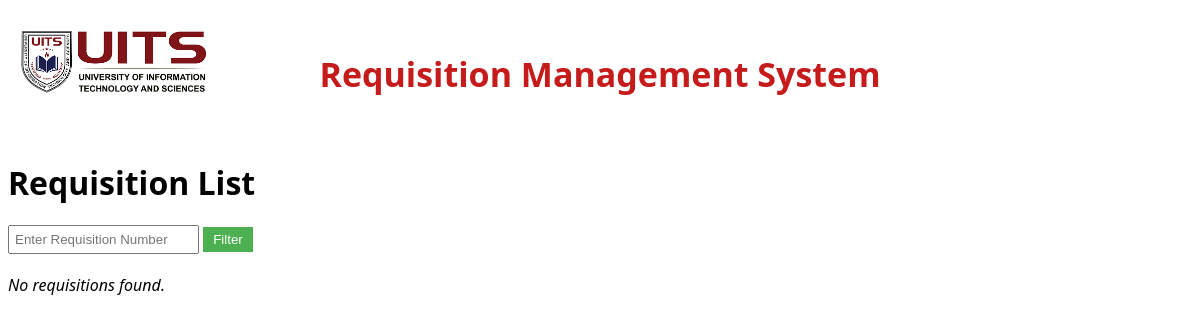
The app's page /homepage/requisition/list/naveen31/, older data.
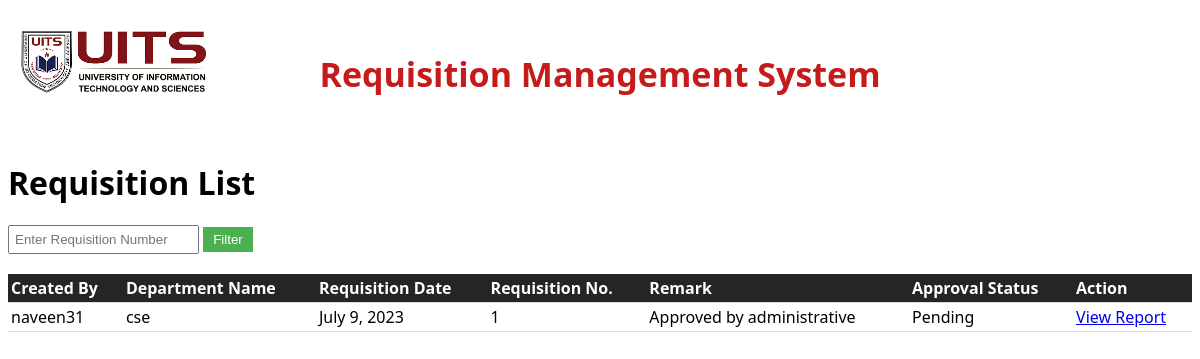
The same page, newer data.
### apps/models.py (models this page shows, shortened)
class Requisition(models.Model):
    user_name = models.CharField(max_length=100)
    department_name = models.CharField(max_length=100)
    requisition_date = models.DateField(default=datetime.today())
    requisition_no = models.AutoField(primary_key=True)
    remark = models.TextField(blank=True)
    role_choices=(
        ('Department Head','Department Head'),
        ('Store Executive','Store Executive'),
         ('Administration','Administration'),
    )
    approval_role = models.CharField(max_length=100, choices=role_choices, default='Department Head')
    APPROVAL_CHOICES = (
        ('PENDING', 'Pending'),
        ('APPROVED', 'Approved'),
        ('REJECTED', 'Rejected'),
    )
    approval_status = models.CharField(max_length=10, choices=APPROVAL_CHOICES, default='PENDING')

### apps/views.py (the view)
# urls.py: path('homepage/requisition/list/<str:username>/', views.requisition_list, name='requisition_list'),
def requisition_list(request,username):
    requisition_number = request.GET.get('requisition_number')
    if requisition_number:
        requisitions = Requisition.objects.filter(requisition_no=requisition_number,user_name=username)
    else:
        requisitions = Requisition.objects.filter(user_name=username)
    return render(request, 'requisition_list.html', {'requisitions': requisitions})

### apps/templates/requisition_list.html (shortened to what this page needs)
<!DOCTYPE html>
<html>
<head>
</head>
<body>
    <div class="banner">
        <h1>Requisition Management System</h1>
        <div class="logo">
            <img src="/static/images/logo.png" alt="Logo">
        </div>
    </div>
    <h1>Requisition List</h1>
    <div class="filter-form">
        <form method="GET">
            <input type="text" name="requisition_number" placeholder="Enter Requisition Number">
            <button type="submit">Filter</button>
        </form>
    </div>
    {% if requisitions %}
        <table>
            <thead>
                <tr>
                    <th>Created By</th>
                    <th>Department Name</th>
                    <th>Requisition Date</th>
                    <th>Requisition No.</th>
                    <th>Remark</th>
                    <th>Approval Status</th>
                    <th>Action</th>
                </tr>
            </thead>
            <tbody>
                {% for requisition in requisitions %}
                    <tr>
                        <td>{{ requisition.user_name }}</td>
                        <td>{{ requisition.department_name }}</td>
                        <td>{{ requisition.requisition_date }}</td>
                        <td>{{ requisition.requisition_no }}</td>
                        <td>{{ requisition.remark }}</td>
                        <td>{{ requisition.get_approval_status_display }}</td>
                        <td><a href="{% url 'report' requisition.requisition_no %}" target="_blank">View Report</a></td>
                    </tr>
                {% endfor %}
            </tbody>
        </table>
    {% else %}
        <p class="empty-message">No requisitions found.</p>
    {% endif %}
</body>
</html>

Row changes from the older to the newer data that the page shows:
now on this page (row edited): Requisition: user_name "naveen31", department_name "cse", requisition_date "July 9, 2023", requisition_no "1", remark "Approved by administrative", approval_status "Pending"
Text that changed along with them:
text no longer shown: "No requisitions found."
text now shown: "Created By Department Name Requisition Date Requisition No. Remark Approval Status Action"
